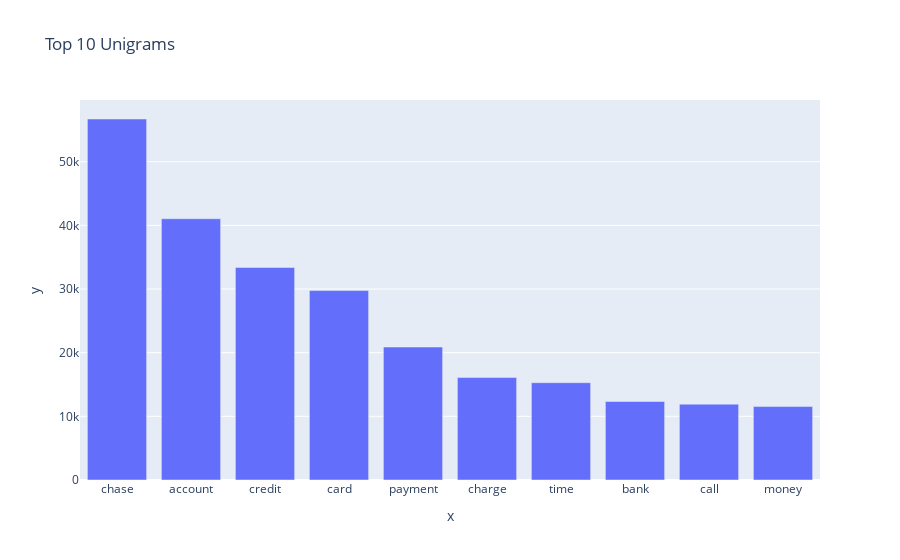

Notebook code for this chart:
### Code cell
#Print the top 10 words in the unigram frequency and plot the same using a bar graph
unigram = get_top_n_words(df_clean['Complaint_clean'], 1,10)
for word, freq in unigram:
    print(word, freq)
px.bar(x=[word for word, freq in unigram], y=[freq for word, freq in unigram], title='Top 10 Unigrams')

### Figure 1 — Plotly figure (JSON) as saved in the notebook; plotly's stock layout.template omitted (floating-point values rounded to 4 significant figures)
{"data": [{"alignmentgroup": "True", "hovertemplate": "x=%{x}<br>y=%{y}<extra></extra>", "legendgroup": "", "marker": {"color": "#636efa", "pattern": {"shape": ""}}, "name": "", "offsetgroup": "", "orientation": "v", "showlegend": false, "textposition": "auto", "type": "bar", "x": ["chase", "account", "credit", "card", "payment", "charge", "time", "bank", "call", "money"], "xaxis": "x", "y": [56710, 41041, 33390, 29758, 20893, 16099, 15285, 12332, 11916, 11539], "yaxis": "y"}], "layout": {"autosize": true, "barmode": "relative", "legend": {"tracegroupgap": 0}, "title": {"text": "Top 10 Unigrams"}, "xaxis": {"anchor": "y", "autorange": true, "domain": [0, 1], "range": [-0.5, 9.5], "title": {"text": "x"}, "type": "category"}, "yaxis": {"anchor": "x", "autorange": true, "domain": [0, 1], "range": [0, 59690.0], "title": {"text": "y"}, "type": "linear"}}}
